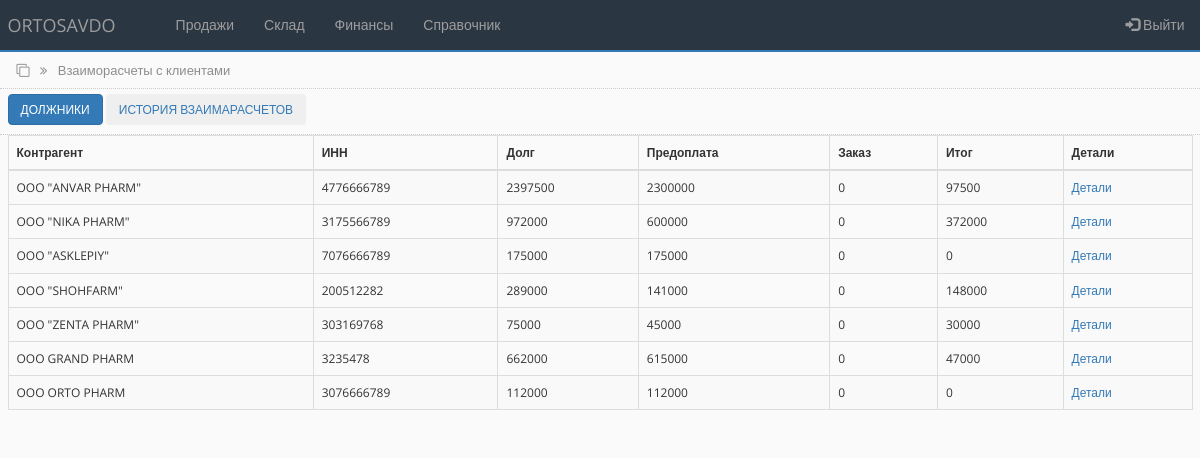
The app's page /settlements_clients.php (signed in) with its own data.
### tables this page shows
CREATE TABLE `settlements` (
  `id` int(50) NOT NULL,
  `id_counterpartie` int(100) NOT NULL,
  `debt` int(250) NOT NULL DEFAULT '0',
  `prepayment` int(250) NOT NULL DEFAULT '0',
  `status` int(100) NOT NULL DEFAULT '0'
);

CREATE TABLE `counterparties_tbl` (
  `id` int(255) NOT NULL,
  `name` varchar(250) NOT NULL,
  `alternative_name` varchar(250) NOT NULL,
  `inn` varchar(255) NOT NULL,
  `nds` varchar(255) NOT NULL,
  `raschetny_schet` varchar(255) NOT NULL,
  `mfo` varchar(100) NOT NULL,
  `address` varchar(250) NOT NULL,
  `contact` varchar(250) NOT NULL,
  `director` varchar(250) NOT NULL,
  `accountant` varchar(250) NOT NULL
);

### bot_lib.php (called while the page is built, shortened)
<?php
function get_contractor($connect, $contractor_id){
	$query = "SELECT * FROM counterparties_tbl WHERE id='$contractor_id'";
	$result = mysqli_query($connect, $query);
	$contractor = mysqli_fetch_assoc($result);
	return $contractor;
}
?>

### settlements_clients.php (the view, shortened to what this page needs)
<?php
include('settings.php');
include('bot_lib.php');
$query = "SELECT * FROM settlements WHERE status='0' ORDER BY id DESC";
$rs_result = mysqli_query ($connect, $query);
?>
<!DOCTYPE html>
<html lang="ru">
<head>
    <link rel="stylesheet" href="https://maxcdn.bootstrapcdn.com/bootstrap/3.4.1/css/bootstrap.min.css">
    <link rel="stylesheet" href="https://cdnjs.cloudflare.com/ajax/libs/font-awesome/4.7.0/css/font-awesome.min.css">
    <link rel="stylesheet" href="css/bootstrap-grid.min.css">
    <link rel="stylesheet" href="css/style.css">
</head>
<body>
<?php include 'partSite/nav.php'; ?>
<div class="page_name">
    <div class="container-fluid">
        <i class="fa fa-clone" aria-hidden="true"></i>
        <i class="fa fa-angle-double-right right_cus"></i>
        <span class="right_cus">Взаиморасчеты с клиентами</span>
    </div>
</div>
<div class="toolbar">
        <div class="container-fluid">
           <a href="debtor.php"> <button type="button" class="btn btn-primary">должники</button> </a>
           <a href="#"> <button type="button" class="btn">история взаимарасчетов</button> </a>
        </div>
</div>
<div class="all_table">
    <div class="container-fluid">
        <table class="table table-striped table-bordered">
        <thead>
            <tr>
            <th scope="col">Контрагент</th>
            <th scope="col">ИНН</th>
            <th scope="col">Долг</th>
            <th scope="col">Предоплата</th>
            <th scope="col">Заказ</th>
            <th scope="col">Итог</th>
            <th scope="col">Детали</th>
            </tr>
        </thead>
        <tbody>
            <?php
                $i = 0;
                while ($row = mysqli_fetch_array($rs_result)) {
                $i++;
            ?>
            <tr data-toggle="collapse" data-target="#hidden_<?php echo $i;?>">
            <td><?php $user = get_contractor($connect, $row["id_counterpartie"]); echo $user["name"];?></td>
            <td><?php echo $user['inn']?></td>
                <td><?php echo $row['debt']?></td>
                <td><?php echo $row['prepayment']?></td>
                <td>0</td>
                <td><?php echo $sum = $row['debt'] - $row['prepayment']; ?></td>
                <td><a href="settlement_detail.php?id=<?php echo $row["id_counterpartie"]?>&&prepayment=<?php echo $row['prepayment']?>">Детали</a></td>
            </tr>
            <?php
                };
            ?>
        </tbody>
        </table>
    </div>
</div>
</body>
</html>

### css/style.css (style rules this page uses)
* { box-sizing:border-box;margin:0;padding:0;transition:all 0.01s }
body { background-color:#FAFAFB;font-family:"Open Sans",sans-serif;font-size:12px }
.page_name { width:100%;height:37px;padding:9px;margin-top:-20px;border-bottom:1px dotted #CDCDCD;color:#8d8d8d;font-size:13px }
.right_cus { margin-left:7px }
.toolbar { width:100%;height:46px;margin:0;padding:5px 0;border-bottom:1px dotted #CDCDCD }
.toolbar .btn { text-transform:uppercase;font-size:12px }
.table { padding-top:10px }

### records on screen
settlements: counterparties_tbl.name "OOO \"ANVAR PHARM\"", counterparties_tbl.inn "4776666789", debt "2397500", prepayment "2300000", $sum = $row['debt'] - $row['prepayment'] "97500"
settlements: counterparties_tbl.name "OOO \"NIKA PHARM\"", counterparties_tbl.inn "3175566789", debt "972000", prepayment "600000", $sum = $row['debt'] - $row['prepayment'] "372000"
settlements: counterparties_tbl.name "OOO \"ASKLEPIY\"", counterparties_tbl.inn "7076666789", debt "175000", prepayment "175000", $sum = $row['debt'] - $row['prepayment'] "0"
settlements: counterparties_tbl.name "OOO \"SHOHFARM\"", counterparties_tbl.inn "200512282", debt "289000", prepayment "141000", $sum = $row['debt'] - $row['prepayment'] "148000"
settlements: counterparties_tbl.name "OOO \"ZENTA PHARM\"", counterparties_tbl.inn "303169768", debt "75000", prepayment "45000", $sum = $row['debt'] - $row['prepayment'] "30000"
settlements: counterparties_tbl.name "OOO GRAND PHARM", counterparties_tbl.inn "3235478", debt "662000", prepayment "615000", $sum = $row['debt'] - $row['prepayment'] "47000"
settlements: counterparties_tbl.name "OOO ORTO PHARM", counterparties_tbl.inn "3076666789", debt "112000", prepayment "112000", $sum = $row['debt'] - $row['prepayment'] "0"
